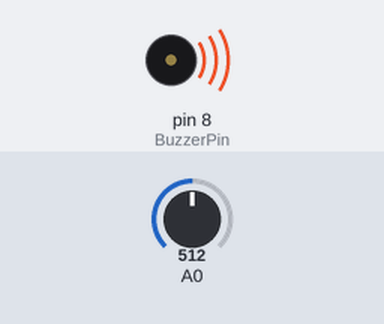
The sketch below on a simulated Arduino Uno, built with avr-gcc and run on an emulated ATmega328P. On the bench: buzzer (waves = sounding). The inputs (shaded band) are chosen by the test bench; at power-on: A0 = 512. What the sketch prints to the serial monitor is not drawn.

Above: at 1.2 s.
1.3 s: A0 set to 534
At 2.1 s:
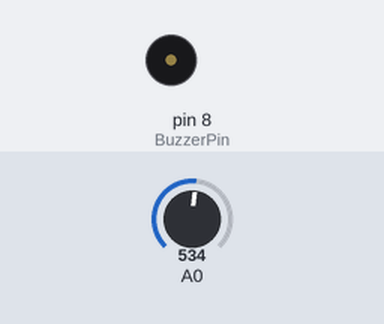
4.3 s: A0 set to 511
At 5.5 s:
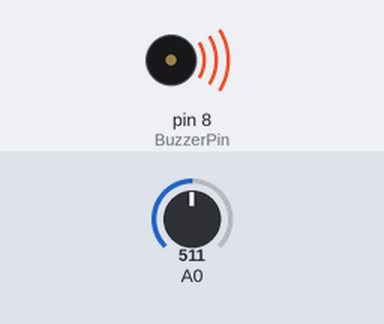
5.8 s: A0 set to 716
At 6.6 s:
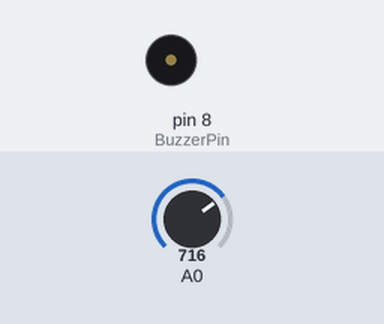
8.8 s: A0 set to 306
At 9.3 s:
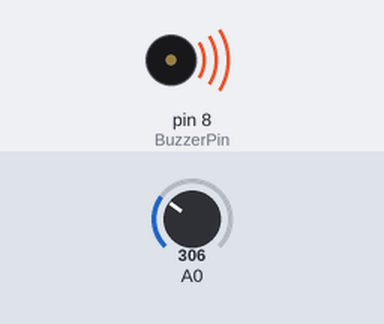
Timing chart, 0 to 11.3 s (numbered marks = the images above; inputs shaded):
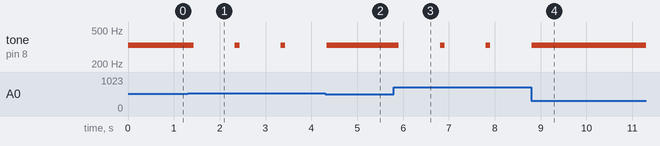

Measured:
- the behaviour switches between 520 and 521 on A0 (found by bisection; images 0 and 1)
- after the input at 1.3 s, tone on pin 8 (BuzzerPin): alternates 330 Hz for 0.10 s and silent for 0.90 s, starting after 0.13 s
- after the input at 4.3 s, tone on pin 8 (BuzzerPin): goes on until 4.3 s, then stays 330 Hz
- after the input at 5.8 s, tone on pin 8 (BuzzerPin): alternates 330 Hz for 0.10 s and silent for 0.90 s, starting after 0.11 s
- after the input at 8.8 s, tone on pin 8 (BuzzerPin): goes on until 8.8 s, then stays 330 Hz

The sketch:

PsdSensor001.ino
```cpp
int PsdSensorValue=0;
int BuzzerPin=8;
long mi=330;
long delaytime[10]={50,40,30,20,10,5,4,3,2,1};

void setup(){
Serial.begin(9600);
Serial.println("PSDSensorReadStart");

}

void loop(){
  PsdSensorValue=analogRead(A0);
  PsdSensorValue=(6762/PsdSensorValue-9)-4;
  if(PsdSensorValue<7&&PsdSensorValue>=0){
  PsdSensorValue=7;
  }
  if(PsdSensorValue>100||PsdSensorValue<0)
  {
    PsdSensorValue=100;
  }


  tone(BuzzerPin,mi,100);
  delay(PsdSensorValue*10);

}
```
